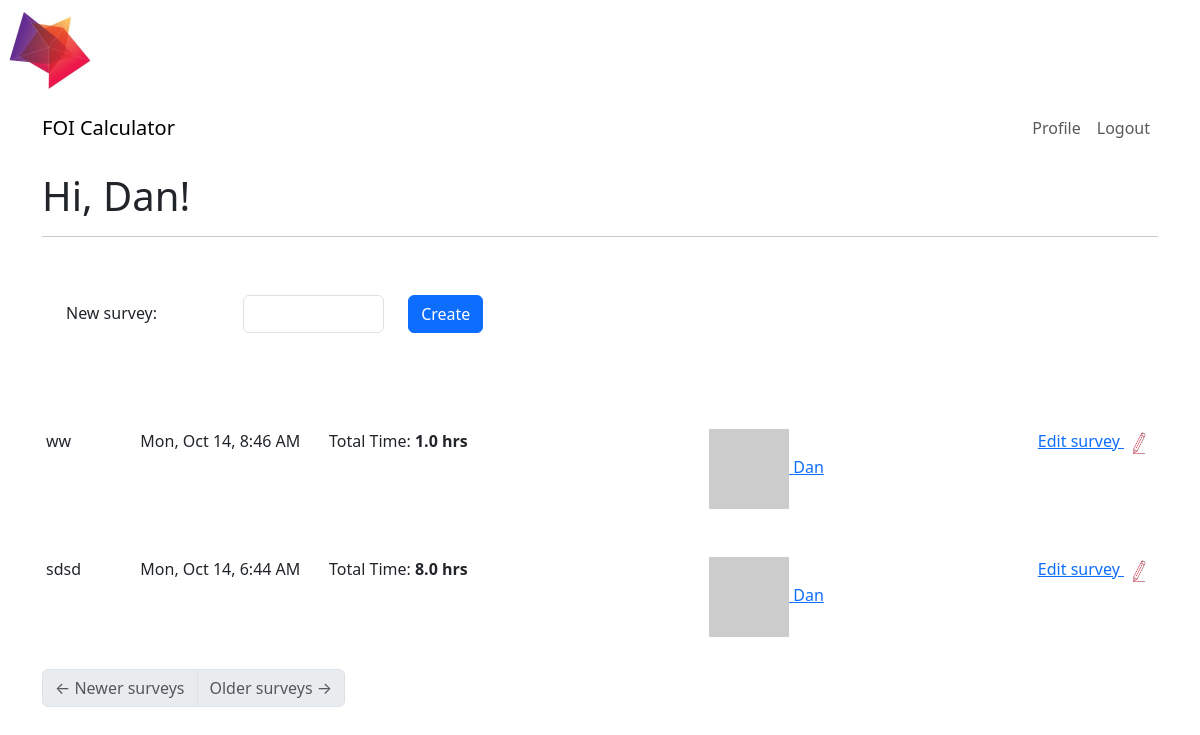
/index_survey (signed in), run on an earlier commit of the app's database.
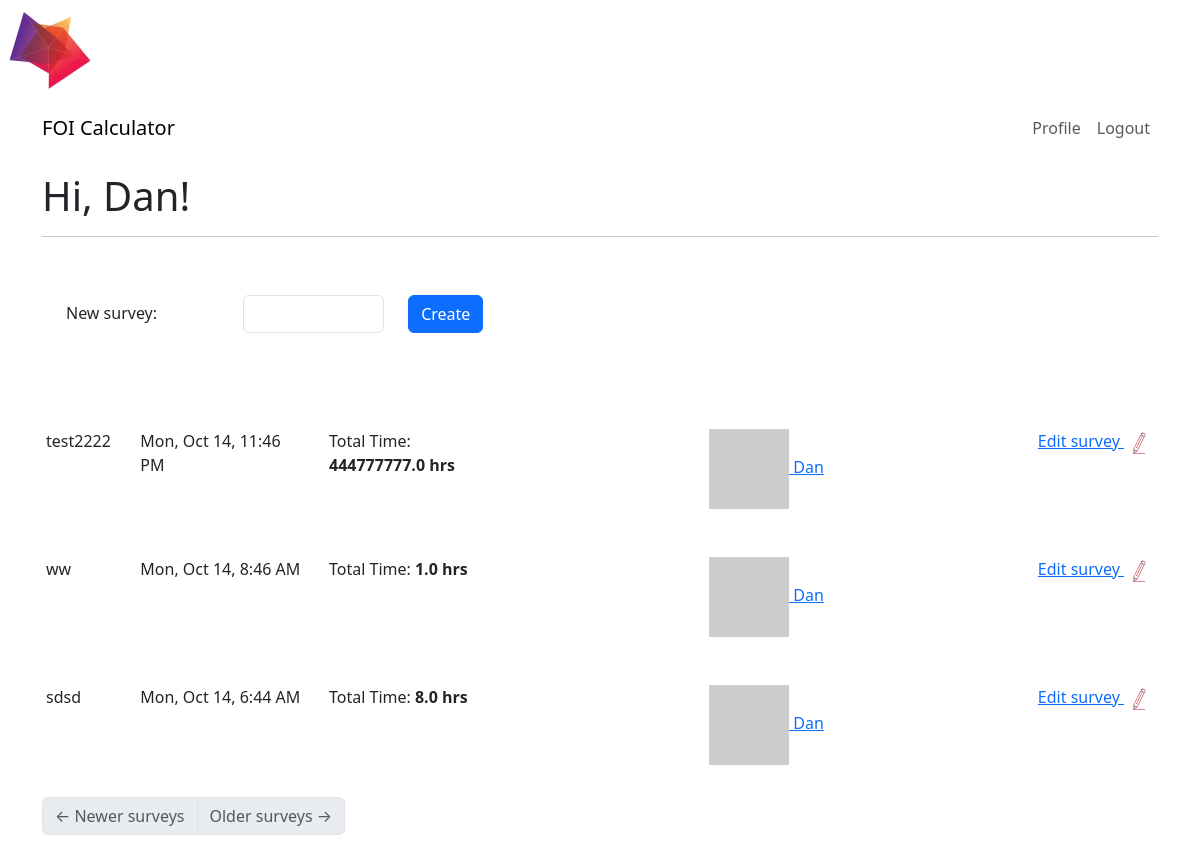
And on a later commit of the database.
### app/models.py (models this page shows, shortened)
class User(UserMixin, db.Model):
    id: so.Mapped[int] = so.mapped_column(primary_key=True)
    username: so.Mapped[str] = so.mapped_column(sa.String(64), index=True,
                                                unique=True)
    email: so.Mapped[str] = so.mapped_column(sa.String(120), index=True,
                                             unique=True)
    password_hash: so.Mapped[Optional[str]] = so.mapped_column(sa.String(256))
    about_me: so.Mapped[Optional[str]] = so.mapped_column(sa.String(140))
    last_seen: so.Mapped[Optional[datetime]] = so.mapped_column(
        default=lambda: datetime.now(timezone.utc))
    posts: so.WriteOnlyMapped['Post'] = so.relationship(
        back_populates='author')
    surveys: so.WriteOnlyMapped['Survey'] = so.relationship(
        back_populates='author')
    following: so.WriteOnlyMapped['User'] = so.relationship(
        secondary=followers, primaryjoin=(followers.c.follower_id == id),
        secondaryjoin=(followers.c.followed_id == id),
        back_populates='followers')
    followers: so.WriteOnlyMapped['User'] = so.relationship(
        secondary=followers, primaryjoin=(followers.c.followed_id == id),
        secondaryjoin=(followers.c.follower_id == id),
        back_populates='following')
    def avatar(self, size):
        digest = md5(self.email.lower().encode('utf-8')).hexdigest()
        return f'https://www.gravatar.com/avatar/{digest}?d=identicon&s={size}'
    def following_surveys(self):
        Author = so.aliased(User)
        return (
            sa.select(Survey)
            .join(Survey.author.of_type(Author))
            .where(sa.or_(
                Author.id == self.id,
            ))
            .group_by(Survey)
            .order_by(Survey.timestamp.desc())
        )

class Survey(db.Model):
    id: so.Mapped[int] = so.mapped_column(primary_key=True, autoincrement=True)
    timestamp: so.Mapped[datetime] = so.mapped_column(
        index=True, default=lambda: datetime.now(timezone.utc))
    user_id: so.Mapped[int] = so.mapped_column(sa.ForeignKey(User.id),
                                               index=True)
    author: so.Mapped[User] = so.relationship(back_populates='surveys')
    survey_name: so.Mapped[str] = so.mapped_column(sa.String(140), nullable=False, default="Untitled Survey")
    exemptions: so.WriteOnlyMapped['Exemption'] = so.relationship(
        back_populates='author')
    field1: so.Mapped[float] = so.mapped_column(sa.Float,nullable=True)
    comment1: so.Mapped[str] = so.mapped_column(sa.String(140), nullable=True)
    field2: so.Mapped[float] = so.mapped_column(sa.Float,nullable=True)
    comment2: so.Mapped[str] = so.mapped_column(sa.String(140),nullable=True)
    field3: so.Mapped[float] = so.mapped_column(sa.Float,nullable=True)
    comment3: so.Mapped[str] = so.mapped_column(sa.String(140),nullable=True)
    field4: so.Mapped[float] = so.mapped_column(sa.Float,nullable=True)
    comment4: so.Mapped[str] = so.mapped_column(sa.String(140),nullable=True)
    field5: so.Mapped[float] = so.mapped_column(sa.Float,nullable=True)
    comment5: so.Mapped[str] = so.mapped_column(sa.String(140),nullable=True)
    field6: so.Mapped[float] = so.mapped_column(sa.Float,nullable=True)
    comment6: so.Mapped[str] = so.mapped_column(sa.String(140),nullable=True)
    field7: so.Mapped[float] = so.mapped_column(sa.Float,nullable=True)
    comment7: so.Mapped[str] = so.mapped_column(sa.String(140),nullable=True)
    field8: so.Mapped[float] = so.mapped_column(sa.Float,nullable=True)
    comment8: so.Mapped[str] = so.mapped_column(sa.String(140),nullable=True)
    field9: so.Mapped[float] = so.mapped_column(sa.Float,nullable=True)
    comment9: so.Mapped[str] = so.mapped_column(sa.String(140),nullable=True)
    field10: so.Mapped[float] = so.mapped_column(sa.Float,nullable=True)
    comment10: so.Mapped[str] = so.mapped_column(sa.String(140),nullable=True)
    field11: so.Mapped[float] = so.mapped_column(sa.Float,nullable=True)
    field12: so.Mapped[float] = so.mapped_column(sa.Float,nullable=True)
    comment12: so.Mapped[str] = so.mapped_column(sa.String(140),nullable=True)
    field13: so.Mapped[float] = so.mapped_column(sa.Float,nullable=True)
    comment13: so.Mapped[str] = so.mapped_column(sa.String(140),nullable=True)
    field14: so.Mapped[float] = so.mapped_column(sa.Float,nullable=True)
    comment14: so.Mapped[str] = so.mapped_column(sa.String(140),nullable=True)
    field15: so.Mapped[float] = so.mapped_column(sa.Float,nullable=True)
    comment15: so.Mapped[str] = so.mapped_column(sa.String(140),nullable=True)
    field16: so.Mapped[float] = so.mapped_column(sa.Float,nullable=True)
    comment16: so.Mapped[str] = so.mapped_column(sa.String(140),nullable=True)
    field17: so.Mapped[float] = so.mapped_column(sa.Float,nullable=True)
    comment17: so.Mapped[str] = so.mapped_column(sa.String(140),nullable=True)
    field18: so.Mapped[float] = so.mapped_column(sa.Float,nullable=True)
    comment18: so.Mapped[str] = so.mapped_column(sa.String(140),nullable=True)
    field19: so.Mapped[float] = so.mapped_column(sa.Float,nullable=True)
    comment19: so.Mapped[str] = so.mapped_column(sa.String(140),nullable=True)
    result: so.Mapped[float] = so.mapped_column(sa.Float,nullable=True)
    def friendly_timestamp(self):
        return self.timestamp.replace(tzinfo=timezone.utc).astimezone(tz=None).strftime("%a, %b %-d, %-I:%M %p")

### app/routes.py (the view, shortened to what this page needs)
@app.route('/index_survey', methods=['GET', 'POST'])
@login_required
def index_survey():
    form = SurveyForm()
    page = request.args.get('page', 1, type=int)
    surveys = db.paginate(current_user.following_surveys(), page=page,
                        per_page=app.config['POSTS_PER_PAGE'], error_out=False)
    next_url = url_for('index_survey', page=surveys.next_num) \
        if surveys.has_next else None
    prev_url = url_for('index_survey', page=surveys.prev_num) \
        if surveys.has_prev else None
    return render_template('index_survey.html', title='Home',
                           surveys=surveys.items, next_url=next_url,
                           prev_url=prev_url,form=form)

### app/forms.py
class SurveyForm(FlaskForm):
    survey_name = StringField('Name', validators=[DataRequired(),Length(min=0, max=140)])
    submit = SubmitField('Create')

### app/models.py (called while the page is built)
@login.user_loader
def load_user(id):
    return db.session.get(User, int(id))

### app/routes.py (called while the page is built)
@app.before_request
def before_request():
    if current_user.is_authenticated:
        current_user.last_seen = datetime.now(timezone.utc)
        db.session.commit()

### app/templates/index_survey.html
{% extends "base.html" %}
{% import "form_layouts.html" as wtf %}
{% block content %}
    <h1>Hi, {{ current_user.username }}!</h1>
    <hr>
    <br>
    <nav aria-label="Post navigation">
        <ul class="pagination">
            <li class="page-item">
                {% if form %}
                {{ wtf.new_survey_form(form) }}
                {% endif %}
            </li>
        </ul>
    </nav>
    {% for survey in surveys %}
        {% include '_survey.html' %}
    {% endfor %}
    <nav aria-label="Post navigation">
        <ul class="pagination">
            <li class="page-item{% if not prev_url %} disabled{% endif %}">
                <a class="page-link" href="{{ prev_url }}">
                    <span aria-hidden="true">&larr;</span> Newer surveys
                </a>
            </li>
            <li class="page-item{% if not next_url %} disabled{% endif %}">
                <a class="page-link" href="{{ next_url }}">
                    Older surveys <span aria-hidden="true">&rarr;</span>
                </a>
            </li>
        </ul>
    </nav>
{% endblock %}

### app/templates/base.html (shortened to what this page needs)
<!doctype html>
<html lang="en">
  <head>
    <link
        href="https://cdn.jsdelivr.net/npm/bootstrap@5.3.2/dist/css/bootstrap.min.css"
        rel="stylesheet"
>
  </head>
  <body>
    <img style="width:100px"src="{{ url_for('static', filename='images/logo-2.jpeg') }}" class="image" />
    <nav style="background-color:rgb(255, 255, 255) !important" class="navbar navbar-expand-lg bg-body-tertiary">
      <div class="container">
        <a class="navbar-brand" href="{{ url_for('index_survey') }}">FOI Calculator</a>
        <div class="collapse navbar-collapse" id="navbarSupportedContent">
          <ul class="navbar-nav mb-2 mb-lg-0">
            {% if current_user.is_anonymous %}
            <li class="nav-item">
              <a class="nav-link" aria-current="page" href="{{ url_for('login') }}">Login</a>
            </li>
            {% else %}
            <li class="nav-item">
              <a class="nav-link" aria-current="page" href="{{ url_for('user', username=current_user.username) }}">Profile</a>
            </li>
            <li class="nav-item">
              <a class="nav-link" aria-current="page" href="{{ url_for('logout') }}">Logout</a>
            </li>
            {% endif %}
          </ul>
        </div>
      </div>
    </nav>
    <div class="container mt-3">
      {% block content %}{% endblock %}
    </div>
  </body>
</html>

### app/templates/form_layouts.html (shortened to what this page needs)
{% macro survey_field(field, autofocus) %}
        {%- if field.type == 'BooleanField' %}
              <div class="form-check mb-3">
                {{ field(class='form-check-input') }}
                {{ field.label(class='form-check-label') }}
              </div>
        {%- elif field.type == 'StringField' %}
            <div class="mb-3">
              {% if autofocus %}
                {{ field(class='form-control' + (' is-invalid' if field.errors else ''), autofocus=True) }}
              {% else %}
                {{ field(class='form-control' + (' is-invalid' if field.errors else '')) }}
              {% endif %}
            </div>
        {%- elif field.type == 'SubmitField' %}
            {{ field(class='btn btn-primary mb-3') }}
        {%- endif %}
{% endmacro %}
{% macro new_survey_form(form, action="", method="post", id="", novalidate=False) %}
    <form
      {%- if action != None %} action="{{ action }}"{% endif -%}
      {%- if method %} method="{{ method }}"{% endif %}
      {%- if novalidate %} novalidate{% endif -%}>
      {% set ns = namespace(first_field=true) %}
          <div class="container">
              <div class="row pb-5 align-items-end">
                    <div class="p-4 col">
                        New survey:
                    </div>
                    <div class="col">
                          {% set ns = namespace(first_field=true) %}
                          {% if form.survey_name.widget.input_type != 'hidden' -%}
                            {{ survey_field(form.survey_name, ns.first_field) }}
                            {% set ns.first_field = false %}
                          {%- endif %}
                    </div>
                    <div class="col">
                        {% set ns = namespace(first_field=true) %}
                          {% if form.submit.widget.input_type != 'hidden' -%}
                            {{ survey_field(form.submit, ns.first_field) }}
                            {% set ns.first_field = false %}
                          {%- endif %}
                    </div>
              </div>
          </div>
    </form>
{% endmacro %}

### app/templates/_survey.html
    <table class="table table-hover">
        <div class="p-3 row">
            <div class="p-0 col">
                <div class="p-0 row">
                    <div  class="col-lg-1 col-md-1 col-sm-3 col-1">
                        {{ survey.survey_name}}
                    </div>
                    <div style="background-color:rgb(255, 255, 255);text-align: left;"class="col-lg-2 col-md-2 col-sm-3 col-2">
                        {{ survey.friendly_timestamp()}}
                    </div>
                    <div  class="col-lg-2 col-md-2 col-sm-3 col-2">
                         Total Time: <b>{{ survey.result}} hrs</b>
                    </div>
                    <div style="text-align:right; background-color:rgb(255, 255, 255); text-align: right;" class="col-lg-7 col-md-7 col-sm-3 col-7">
                        <div class="row">
                            <div class="col">
                                <a class="" href="{{ url_for('user', username=survey.author.username) }}">
                                    <img src="{{ survey.author.avatar(25) }}" />
                                    {{ survey.author.username }}
                                </a>
                            </div>
                            <div class="col">
                                <a style="vertical-align: top;" href="{{ url_for('edit_survey', id=survey.id) }}">
                                    Edit survey
                                </a>
                                <a class="" href="{{ url_for('edit_survey', id=survey.id) }}">
                                    <img style="width:30px" src="{{ url_for('static', filename='images/edit3.png') }}" />
                                </a>
                            </div>
                        </div>
                    </div>
                </div>
            </div>
        </div>
    </table>

What changed in the data, as far as the page shows it:
added Survey: survey_name "test2222", friendly_timestamp "Mon, Oct 14, 11:46 PM", result "444777777.0", author.username "Dan"
